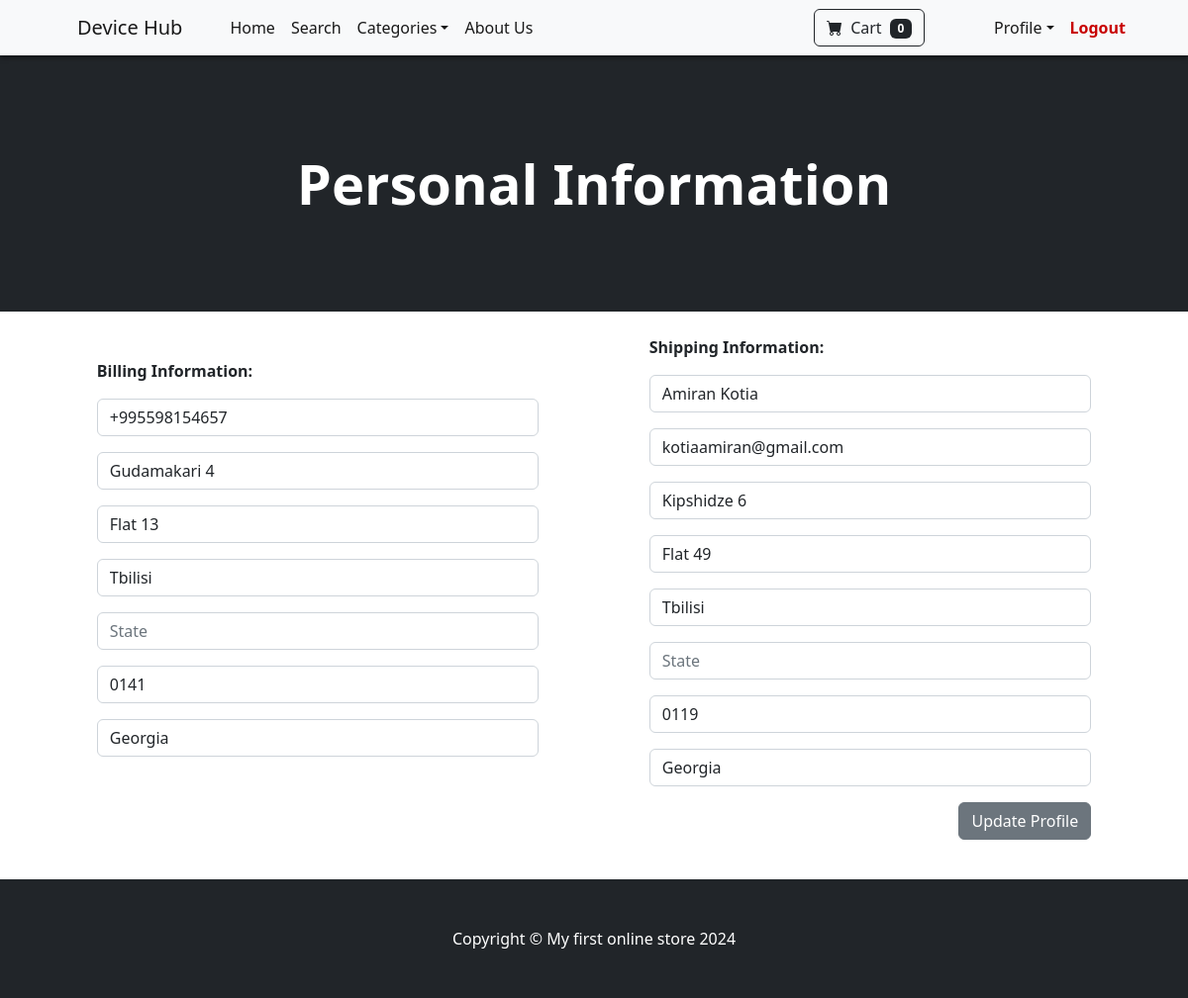
The page /update_info/ (signed in) on the database its author committed.
### storeapp/models.py (models this page shows, shortened)
class Profile(models.Model):
    user = models.OneToOneField(User, on_delete=models.CASCADE)
    date_modified = models.DateTimeField(User, auto_now=True)
    phone = models.CharField(max_length=20, blank=True)
    address1 = models.CharField(max_length=100, blank=True)
    address2 = models.CharField(max_length=100, blank=True)
    city = models.CharField(max_length=20, blank=True)
    state = models.CharField(max_length=20, blank=True)
    zipcode = models.CharField(max_length=20, blank=True)
    country = models.CharField(max_length=20, blank=True)
    old_cart = models.CharField(max_length=200, blank=True, null=True)

### payment/models.py (models this page shows, shortened)
class ShippingAddress(models.Model):
    user = models.ForeignKey(User, on_delete=models.CASCADE, null=True, blank=True)
    shipping_full_name = models.CharField(max_length=250)
    shipping_email = models.CharField(max_length=250)
    shipping_address1 = models.CharField(max_length=250)
    shipping_address2 = models.CharField(max_length=250, null=True, blank=True)
    shipping_city = models.CharField(max_length=250)
    shipping_state = models.CharField(max_length=250, null=True, blank=True)
    shipping_zipcode = models.CharField(max_length=250, null=True, blank=True)
    shipping_country = models.CharField(max_length=250)
    class Meta:
        verbose_name_plural = "Shipping Address"

### storeapp/views.py (the view)
# urls.py: path('update_info/', views.update_info, name = "update_info"),
def update_info(request):
    if request.user.is_authenticated:
        current_user = Profile.objects.get(user__id=request.user.id)
        shipping_user = ShippingAddress.objects.get(user__id=request.user.id)
        form = UserInfoForm(request.POST or None, instance=current_user)
        shipping_form = ShippingForm(request.POST or None, instance=shipping_user)
        if form.is_valid() or shipping_form.is_valid():
            form.save()
            shipping_form.save()
            messages.success(request, ('Personal Information Updated'))
            return redirect('home')
        return render(request, "update_info.html", {'form': form, 'shipping_form': shipping_form})
    else:
        messages.success(request, ('You are not authenticated, please login to proceed'))
        return redirect('home')

### storeapp/forms.py
class UserInfoForm(forms.ModelForm):
    phone = forms.CharField(label='', widget=forms.TextInput(attrs={'class': 'form-control', 'placeholder': 'Phone'}), required=False)
    address1 = forms.CharField(label='', widget=forms.TextInput(attrs={'class': 'form-control', 'placeholder': 'Address 1'}), required=False)
    address2 = forms.CharField(label='', widget=forms.TextInput(attrs={'class': 'form-control', 'placeholder': 'Address 2'}), required=False)
    city = forms.CharField(label='', widget=forms.TextInput(attrs={'class': 'form-control', 'placeholder': 'City'}), required=False)
    state = forms.CharField(label='', widget=forms.TextInput(attrs={'class': 'form-control', 'placeholder': 'State'}), required=False)
    zipcode = forms.CharField(label='', widget=forms.TextInput(attrs={'class': 'form-control', 'placeholder': 'ZipCode'}), required=False)
    country = forms.CharField(label='', widget=forms.TextInput(attrs={'class': 'form-control', 'placeholder': 'Country'}), required=False)
    class Meta:
        model = Profile
        fields = ('phone', 'address1', 'address2', 'city', 'state', 'zipcode', 'country', )

### cart/cart.py (called while the page is built)
    def __len__(self):
        return len(self.cart)

### cart/context_processors.py (called while the page is built)
def cart(request):
    return {'cart': Cart(request)}

### storeapp/templates/update_info.html (shortened to what this page needs)
{% extends 'base.html' %} {% block content %}
<header class="bg-dark py-5">
  <div class="container px-4 px-lg-5 my-5">
    <div class="text-center text-white">
      <h1 class="display-4 fw-bolder">Personal Information</h1>
    </div>
  </div>
</header>
<br>
<div class="container">
  <div class="row">
      <div style="display: flex; justify-content: space-around;">
        <div class="bill-div" style="width: 40%;">
          <br />
          <p><b>Billing Information:</b></p>
          <form method="POST" action="{% url 'update_info' %}">
            {{ form.as_p }}
          </div>
          <div class="ship-div" style="width: 40%; display: flex; flex-direction: column; justify-content: space-between; height: 100%;">
            <p><b>Shipping Information:</b></p>
            {{ shipping_form.as_p }}
            <div class="button-container" style="display: flex; justify-content: flex-end; margin-top: auto;">
            <button type="submit" class="btn btn-secondary">
                Update Profile
            </button>
          </div>
          <br>
      </div>
      </div>
  </div>
</div>
{% endblock %}

### rows shown on the page
Profile: phone "+995598154657", address1 "Gudamakari 4", address2 "Flat 13", city "Tbilisi", zipcode "0141", country "Georgia"
ShippingAddress: shipping_full_name "Amiran Kotia", shipping_email "kotiaamiran@gmail.com", shipping_address1 "Kipshidze 6", shipping_address2 "Flat 49", shipping_city "Tbilisi", shipping_zipcode "0119", shipping_country "Georgia"

### other values the page prints
{{ cart|length }} "0"
